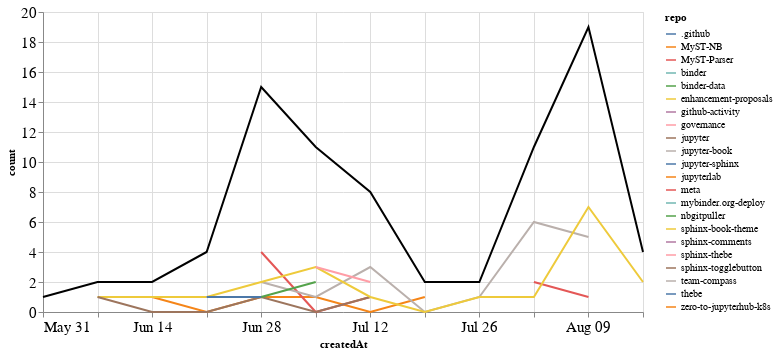

Source (notebook cell):
### Markdown cell above
## PRs

### Code cell
prs_time = prs.groupby('repo').resample('W', on='createdAt').count()['author'].reset_index()
prs_time = prs_time.rename(columns={'author': 'count'})
prs_time_total = prs_time.groupby('createdAt').agg({"count": "sum"}).reset_index()

ch1 = alt.Chart(prs_time, width=600).mark_line().encode(
    x='createdAt',
    y='count',
    color='repo',
    tooltip="repo"
)

ch2 = alt.Chart(prs_time_total, width=600).mark_line(color="black").encode(
    x='createdAt',
    y='count',
)

ch1 + ch2

### Figure 1 — Vega-Lite specification as saved in the notebook (floating-point values rounded to 4 significant figures)
{"config": {"axisLeft": {"labelFontSize": 15}, "axisBottom": {"labelFontSize": 15}}, "layer": [{"data": {"name": "data-53ae83f8d89d92e803a3502afc0f0708"}, "mark": "line", "encoding": {"color": {"type": "nominal", "field": "repo"}, "tooltip": {"type": "nominal", "field": "repo"}, "x": {"type": "temporal", "field": "createdAt"}, "y": {"type": "quantitative", "field": "count"}}, "width": 600}, {"data": {"name": "data-2630bf55c0fe407f18fb47f3dc7f83a3"}, "mark": {"type": "line", "color": "black"}, "encoding": {"x": {"type": "temporal", "field": "createdAt"}, "y": {"type": "quantitative", "field": "count"}}, "width": 600}], "$schema": "https://vega.github.io/schema/vega-lite/v4.8.1.json", "datasets": {"data-53ae83f8d89d92e803a3502afc0f0708": [{"repo": ".github", "createdAt": "2020-08-02T00:00:00", "count": 2}, {"repo": "MyST-NB", "createdAt": "2020-06-14T00:00:00", "count": 1}, {"repo": "MyST-NB", "createdAt": "2020-06-21T00:00:00", "count": 0}, {"repo": "MyST-NB", "createdAt": "2020-06-28T00:00:00", "count": 1}, {"repo": "MyST-NB", "createdAt": "2020-07-05T00:00:00", "count": 1}, {"repo": "MyST-NB", "createdAt": "2020-07-12T00:00:00", "count": 0}, {"repo": "MyST-NB", "createdAt": "2020-07-19T00:00:00", "count": 1}, {"repo": "MyST-Parser", "createdAt": "2020-06-28T00:00:00", "count": 4}, {"repo": "MyST-Parser", "createdAt": "2020-07-05T00:00:00", "count": 0}, {"repo": "MyST-Parser", "createdAt": "2020-07-12T00:00:00", "count": 1}, {"repo": "binder", "createdAt": "2020-06-28T00:00:00", "count": 1}, {"repo": "binder-data", "createdAt": "2020-06-21T00:00:00", "count": 1}, {"repo": "enhancement-proposals", "createdAt": "2020-06-07T00:00:00", "count": 1}, {"repo": "enhancement-proposals", "createdAt": "2020-06-14T00:00:00", "count": 1}, {"repo": "enhancement-proposals", "createdAt": "2020-06-21T00:00:00", "count": 1}, {"repo": "github-activity", "createdAt": "2020-08-09T00:00:00", "count": 2}, {"repo": "governance", "createdAt": "2020-05-31T00:00:00", "count": 1}, {"repo": "jupyter", "createdAt": "2020-06-07T00:00:00", "count": 1}, {"repo": "jupyter", "createdAt": "2020-06-14T00:00:00", "count": 0}, {"repo": "jupyter", "createdAt": "2020-06-21T00:00:00", "count": 0}, {"repo": "jupyter", "createdAt": "2020-06-28T00:00:00", "count": 1}, {"repo": "jupyter", "createdAt": "2020-07-05T00:00:00", "count": 0}, {"repo": "jupyter", "createdAt": "2020-07-12T00:00:00", "count": 1}, {"repo": "jupyter-book", "createdAt": "2020-06-28T00:00:00", "count": 2}, {"repo": "jupyter-book", "createdAt": "2020-07-05T00:00:00", "count": 1}, {"repo": "jupyter-book", "createdAt": "2020-07-12T00:00:00", "count": 3}, {"repo": "jupyter-book", "createdAt": "2020-07-19T00:00:00", "count": 0}, {"repo": "jupyter-book", "createdAt": "2020-07-26T00:00:00", "count": 1}, {"repo": "jupyter-book", "createdAt": "2020-08-02T00:00:00", "count": 6}, {"repo": "jupyter-book", "createdAt": "2020-08-09T00:00:00", "count": 5}, {"repo": "jupyter-sphinx", "createdAt": "2020-06-28T00:00:00", "count": 1}, {"repo": "jupyterlab", "createdAt": "2020-08-09T00:00:00", "count": 1}, {"repo": "meta", "createdAt": "2020-08-02T00:00:00", "count": 2}, {"repo": "meta", "createdAt": "2020-08-09T00:00:00", "count": 1}, {"repo": "mybinder.org-deploy", "createdAt": "2020-07-19T00:00:00", "count": 1}, {"repo": "nbgitpuller", "createdAt": "2020-06-28T00:00:00", "count": 1}, {"repo": "nbgitpuller", "createdAt": "2020-07-05T00:00:00", "count": 2}, {"repo": "sphinx-book-theme", "createdAt": "2020-06-21T00:00:00", "count": 1}, {"repo": "sphinx-book-theme", "createdAt": "2020-06-28T00:00:00", "count": 2}, {"repo": "sphinx-book-theme", "createdAt": "2020-07-05T00:00:00", "count": 3}, {"repo": "sphinx-book-theme", "createdAt": "2020-07-12T00:00:00", "count": 1}, {"repo": "sphinx-book-theme", "createdAt": "2020-07-19T00:00:00", "count": 0}, {"repo": "sphinx-book-theme", "createdAt": "2020-07-26T00:00:00", "count": 1}, {"repo": "sphinx-book-theme", "createdAt": "2020-08-02T00:00:00", "count": 1}, {"repo": "sphinx-book-theme", "createdAt": "2020-08-09T00:00:00", "count": 7}, {"repo": "sphinx-book-theme", "createdAt": "2020-08-16T00:00:00", "count": 2}, {"repo": "sphinx-comments", "createdAt": "2020-08-16T00:00:00", "count": 2}, {"repo": "sphinx-thebe", "createdAt": "2020-07-05T00:00:00", "count": 3}, {"repo": "sphinx-thebe", "createdAt": "2020-07-12T00:00:00", "count": 2}, {"repo": "sphinx-togglebutton", "createdAt": "2020-08-09T00:00:00", "count": 3}, {"repo": "team-compass", "createdAt": "2020-06-28T00:00:00", "count": 1}, {"repo": "thebe", "createdAt": "2020-06-21T00:00:00", "count": 1}, {"repo": "thebe", "createdAt": "2020-06-28T00:00:00", "count": 1}, {"repo": "zero-to-jupyterhub-k8s", "createdAt": "2020-07-05T00:00:00", "count": 1}], "data-2630bf55c0fe407f18fb47f3dc7f83a3": [{"createdAt": "2020-05-31T00:00:00", "count": 1}, {"createdAt": "2020-06-07T00:00:00", "count": 2}, {"createdAt": "2020-06-14T00:00:00", "count": 2}, {"createdAt": "2020-06-21T00:00:00", "count": 4}, {"createdAt": "2020-06-28T00:00:00", "count": 15}, {"createdAt": "2020-07-05T00:00:00", "count": 11}, {"createdAt": "2020-07-12T00:00:00", "count": 8}, {"createdAt": "2020-07-19T00:00:00", "count": 2}, {"createdAt": "2020-07-26T00:00:00", "count": 2}, {"createdAt": "2020-08-02T00:00:00", "count": 11}, {"createdAt": "2020-08-09T00:00:00", "count": 19}, {"createdAt": "2020-08-16T00:00:00", "count": 4}]}}
